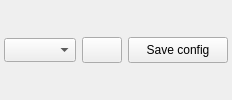
         <widget class="QWidget" name="tab_2">
          <attribute name="icon">
           <iconset resource="../res/gr-lida.qrc">
            <normaloff>:/img16/datos_1.png</normaloff>:/img16/datos_1.png</iconset>
          </attribute>
          <attribute name="title">
           <string>Otros temas</string>
          </attribute>
          <layout class="QVBoxLayout" name="verticalLayout_otherThemes">
           <property name="leftMargin">
            <number>4</number>
           </property>
           <property name="topMargin">
            <number>4</number>
           </property>
           <property name="rightMargin">
            <number>4</number>
           </property>
           <property name="bottomMargin">
            <number>4</number>
           </property>
           <item>
            <layout class="QHBoxLayout" name="horizontalLayout_9">
             <item>
              <widget class="QComboBox" name="cbxListFiles">
               <property name="sizePolicy">
                <sizepolicy hsizetype="Expanding" vsizetype="Fixed">
                 <horstretch>0</horstretch>
                 <verstretch>0</verstretch>
                </sizepolicy>
               </property>
               <property name="minimumSize">
                <size>
                 <width>0</width>
                 <height>24</height>
                </size>
               </property>
              </widget>
             </item>
             <item>
              <widget class="QPushButton" name="btnTextDef">
               <property name="minimumSize">
                <size>
                 <width>30</width>
                 <height>26</height>
                </size>
               </property>
               <property name="icon">
                <iconset resource="../res/gr-lida.qrc">
                 <normaloff>:/img16/reset.png</normaloff>:/img16/reset.png</iconset>
               </property>
              </widget>
             </item>
             <item>
              <widget class="QPushButton" name="btnSaveText">
               <property name="minimumSize">
                <size>
                 <width>100</width>
                 <height>26</height>
                </size>
               </property>
               <property name="text">
                <string>Save config</string>
               </property>
               <property name="icon">
                <iconset resource="../res/gr-lida.qrc">
                 <normaloff>:/img16/floppy_2.png</normaloff>:/img16/floppy_2.png</iconset>
               </property>
              </widget>
             </item>
            </layout>
           </item>
          </layout>
         </widget>
